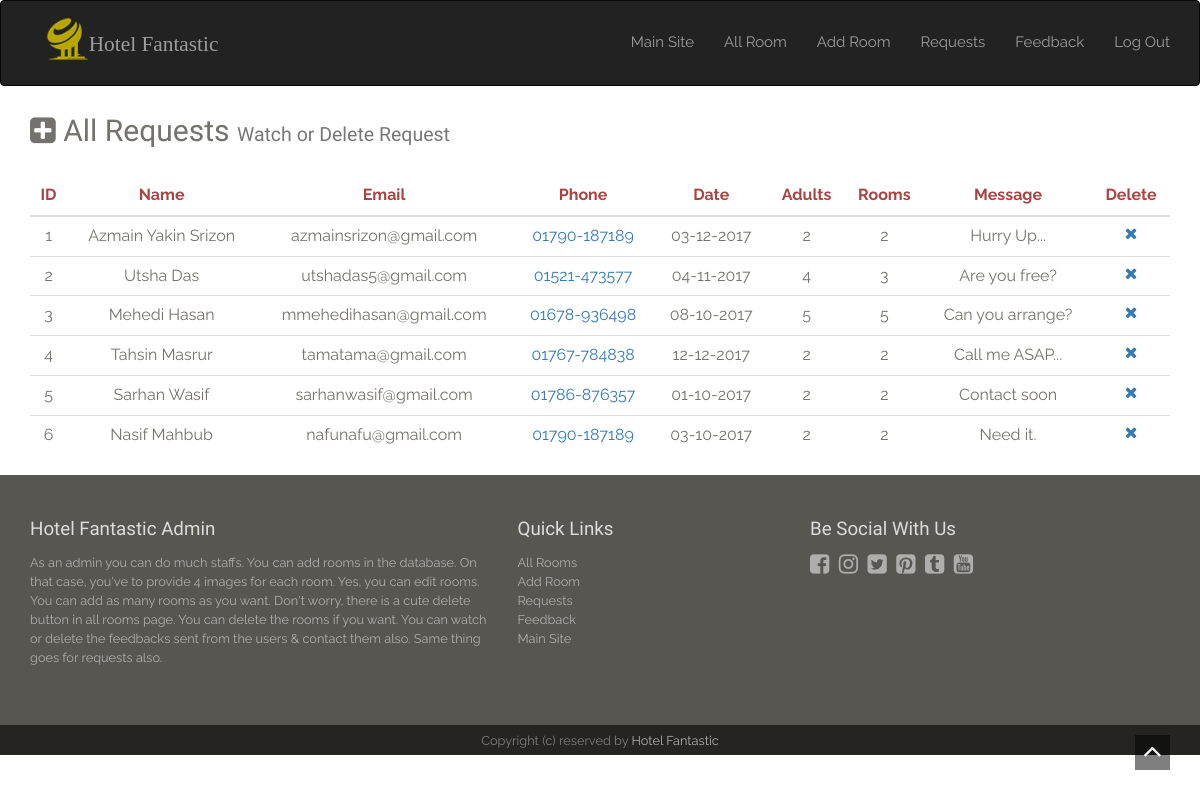
Screenshot of /requests.php with the database file from the repository.
### tables this page shows
CREATE TABLE IF NOT EXISTS `requests` (
  `id` int(10) NOT NULL,
  `name` varchar(100) NOT NULL,
  `email` varchar(100) NOT NULL,
  `phone` varchar(20) NOT NULL,
  `day` varchar(5) NOT NULL,
  `month` varchar(10) NOT NULL,
  `year` varchar(7) NOT NULL,
  `adults` varchar(5) NOT NULL,
  `rooms` varchar(5) NOT NULL,
  `message` varchar(3000) NOT NULL,
  PRIMARY KEY (`id`)
);

### requests.php (the view, shortened to what this page needs)
<?php
    require_once('db.php');
?>
  </head>
  <body>
    <div id="wrapper">
<?php require_once('header-admin.php');?>
        <div class="container-fluid body-section container">
            <div class="row">
                <div class="col-md-12">
                    <h2><i class="fa fa-plus-square"></i> All Requests <small>Watch or Delete Request</small></h2>
                    <div class="card">
                        <div class="card-content table-responsive table-full-width">
                            <table class="table">
                                <thead class="text-danger">
                                    <th><center>ID</center></th>
                                    <th><center>Name</center></th>
                                    <th><center>Email</center></th>
                                    <th><center>Phone</center></th>
                                    <th><center>Date</center></th>
                                    <th><center>Adults</center></th>
                                    <th><center>Rooms</center></th>
                                    <th><center>Message</center></th>
                                    <th><center>Delete</center></th>
                                </thead>
                                <tbody>
                                    <?php
                                        $q = "SELECT * FROM requests ORDER BY requests.id ASC";
                                        $run = mysqli_query($con, $q);
                                        if(mysqli_num_rows($run) > 0){
                                            while($row = mysqli_fetch_array($run)){
                                    ?>
                                    <tr>
                                        <td><center><?php echo $row['id']; ?></center></td>
                                        <td><center><?php echo $row['name']; ?></center></td>
                                        <td><center><?php echo $row['email']; ?></center></td>
                                        <td class="text-primary"><center><?php echo $row['phone']; ?></center></td>
                                        <td><center><?php echo $row['day']."-".$row['month']."-".$row['year']; ?></center></td>
                                        <td><center><?php echo $row['adults']; ?></center></td>
                                        <td><center><?php echo $row['rooms']; ?></center></td>
                                        <td><center><?php echo $row['message']; ?></center></td>
                                        <td><center><a href="requests.php?del=<?php echo $row['id']; ?>"><i class="fa fa-times"></i></a></center></td>
                                    </tr>
                                    <?php
                                            }
                                        }
                                    ?>
                                </tbody>
                            </table>
                        </div>
                    </div>
                </div>
            </div>
        </div>
<?php require_once('footer-admin.php');?>

### assets/style.css (style rules this page uses)
body { background-color: #fff;font-family: 'Raleway', sans-serif;font-size: 15px;line-height: 15px; color: #73726C; }
.btn,a,a:hover { text-decoration: none;-webkit-transition: all 0.3s ease-in-out;-moz-transition: all 0.3s ease-in-out;-ms-transition: all 0.3s ease-in-out;-o-transition: all 0.3s ease-in-out;transition: all 0.3s ease-in-out;outline:0 ; }
h1,h2,h3,h4,h5,h6 { font-family:'Old Standard TT', serif;line-height: 1em;margin: 0; }
h1.title,h2 { font-size: 2em;line-height: 3em; }

### rows the page displays
requests: id "1", name "Azmain Yakin Srizon", email "azmainsrizon@gmail.com", phone "01790-187189", day "03", month "12", year "2017", adults "2", rooms "2", message "Hurry Up..."
requests: id "2", name "Utsha Das", email "utshadas5@gmail.com", phone "01521-473577", day "04", month "11", year "2017", adults "4", rooms "3", message "Are you free?"
requests: id "3", name "Mehedi Hasan", email "mmehedihasan@gmail.com", phone "01678-936498", day "08", month "10", year "2017", adults "5", rooms "5", message "Can you arrange?"
requests: id "4", name "Tahsin Masrur", email "tamatama@gmail.com", phone "01767-784838", day "12", month "12", year "2017", adults "2", rooms "2", message "Call me ASAP..."
requests: id "5", name "Sarhan Wasif", email "sarhanwasif@gmail.com", phone "01786-876357", day "01", month "10", year "2017", adults "2", rooms "2", message "Contact soon"
requests: id "6", name "Nasif Mahbub", email "nafunafu@gmail.com", phone "01790-187189", day "03", month "10", year "2017", adults "2", rooms "2", message "Need it."
